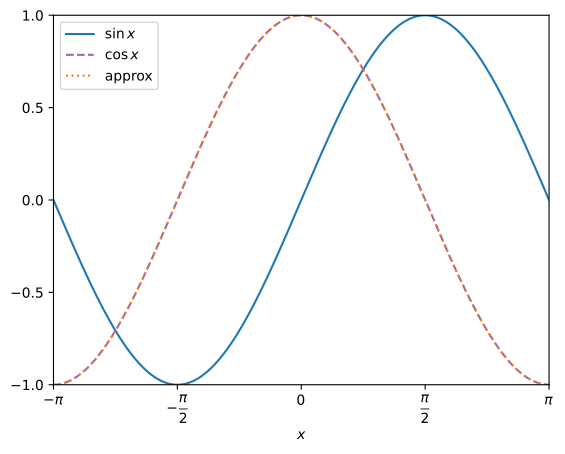

Generate this figure with Python:
import numpy as np
from matplotlib.pyplot import subplots
from functools import partial

def derivative(f, h=1e-5, method="central"):
    def approx(x):
        if method == "central":
            return (f(x+h) - f(x-h))/2/h
        elif method == "forward":
            return (f(x+h) - f(x))/h
    return approx

fig, ax = subplots()

xlin = np.linspace(-np.pi, np.pi, 1000)

ax.plot(xlin, np.sin(xlin), ls="solid", color="tab:blue", label=r"$\sin x$")
ax.plot(xlin, np.cos(xlin), ls="dashed", color="tab:purple", label=r"$\cos x$")
ax.plot(xlin, derivative(np.sin)(xlin), ls="dotted", color="tab:orange", label="approx")

ax.set_xlim(left=np.min(xlin), right=np.max(xlin))
ax.set_ylim(bottom=-1, top=1)

ax.set_xlabel(r"$x$")

ax.set_xticks([-np.pi, -np.pi/2, 0, np.pi/2, np.pi])
ax.set_yticks([-1, -.5, 0, .5, 1])

ax.set_xticklabels([r"$-\pi$", r"$-\dfrac{\pi}{2}$", r"$0$", r"$\dfrac{\pi}{2}$", r"$\pi$"])

ax.legend(loc="best")

fig.savefig("scientific-python/xabier/day-1/derivative_closure.pdf", bbox_inches="tight")

relative_error = lambda f, x : np.abs((f(x) - np.cos(x))/np.cos(x))
relative_error_1 = partial(relative_error, x=1)

steps = .1 / 10**np.arange(8)
steps_ticks = np.arange(len(steps))

fig_e, ax_e = subplots()

ax_e.bar(steps_ticks, relative_error_1(derivative(np.sin, method="central")), align="edge", width=+.4, color="tab:purple", label="Central")
ax_e.bar(steps_ticks, relative_error_1(derivative(np.sin, method="forward")), align="edge", width=-.4, color="tab:orange", label="Forward")

ax_e.set_yscale("log")

ax_e.set_xlabel(r"$h$")
ax_e.set_ylabel(r"Relative error at $x=1$")

ax_e.set_xticks(steps_ticks)

ax_e.set_xticklabels([f"{step:.0E}" for step in steps])

ax_e.legend(loc="center")

fig_e.savefig("scientific-python/xabier/day-1/derivative_closure_error.pdf", bbox_inches="tight")
